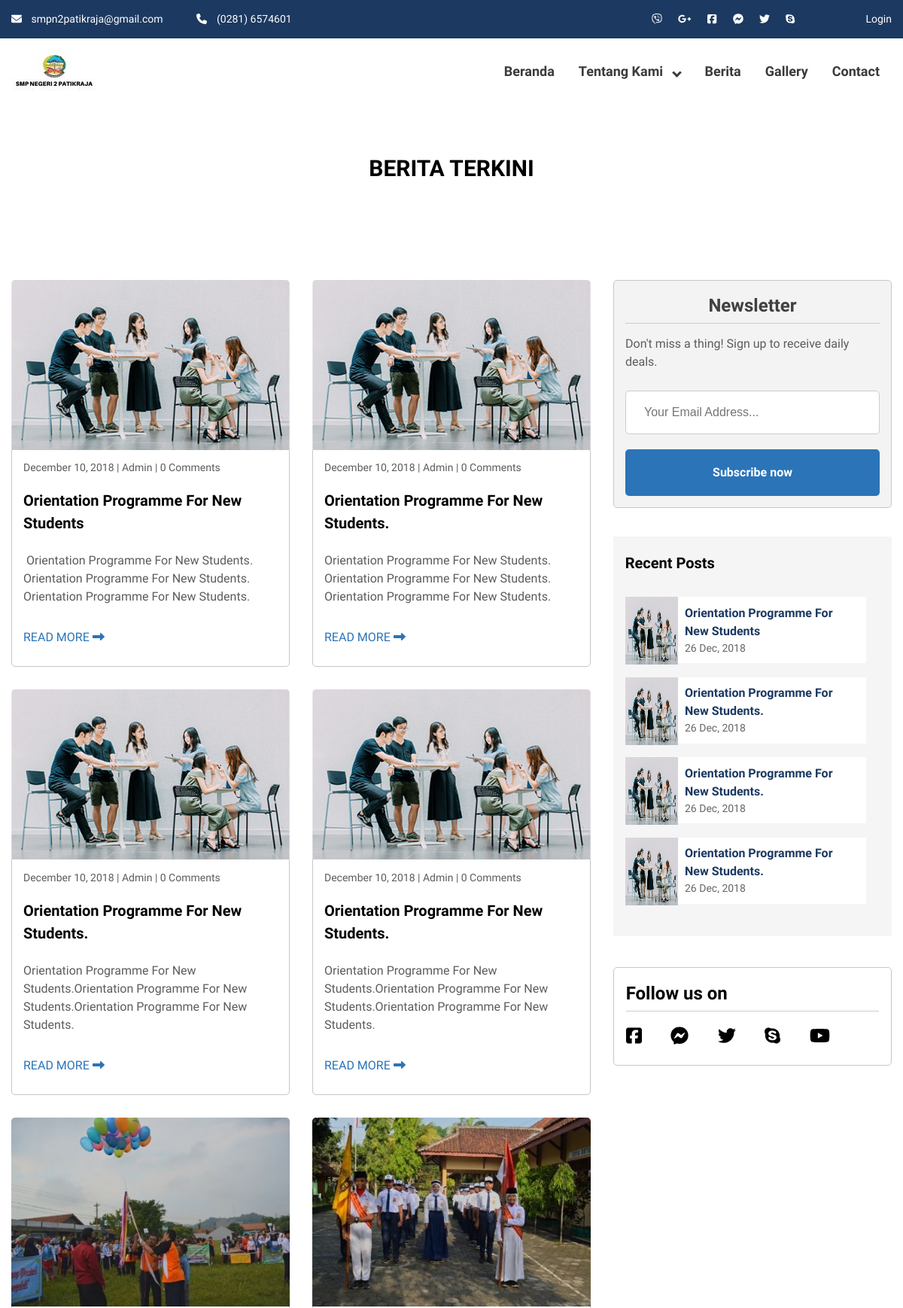
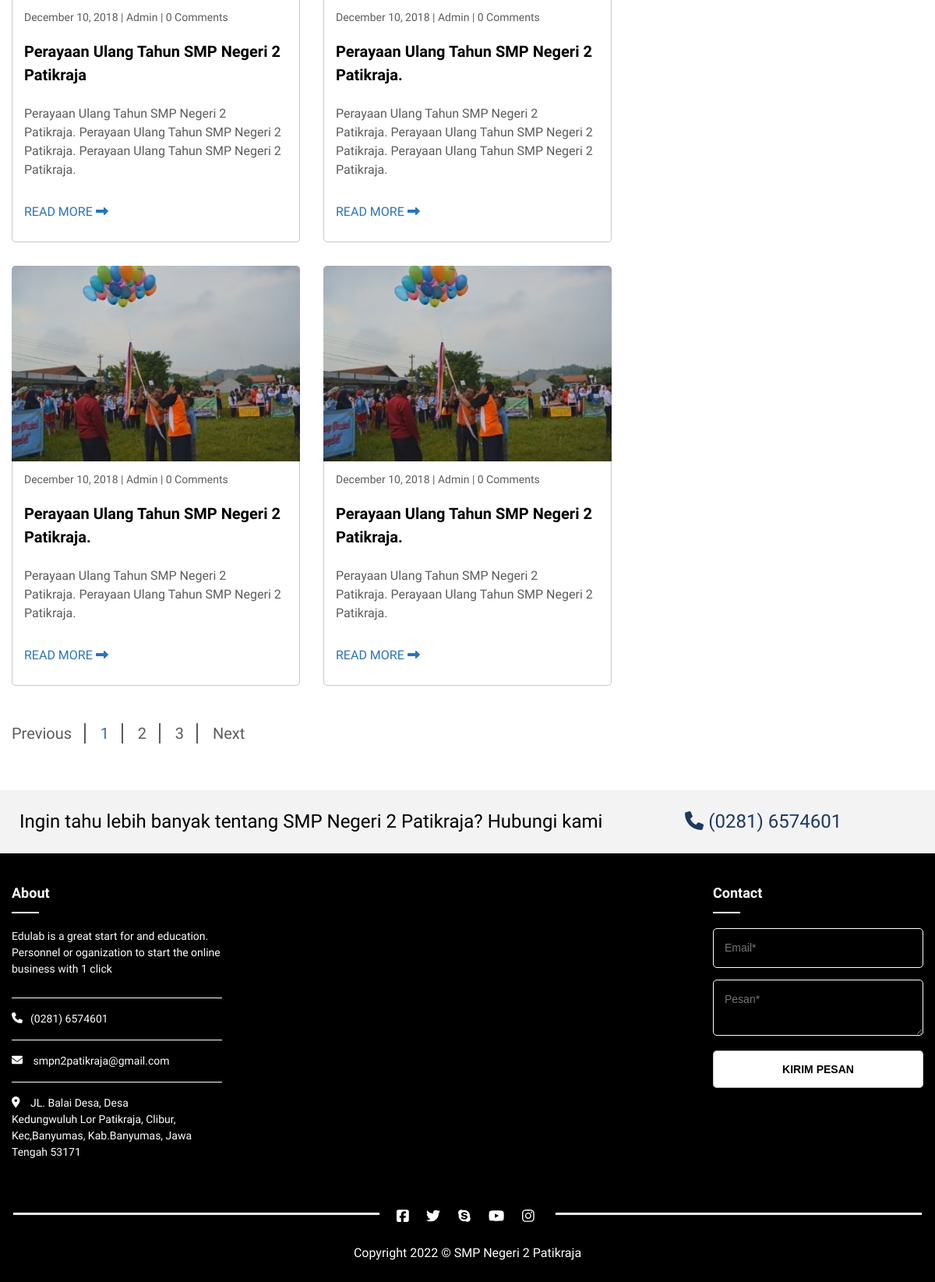
Screenshot of /blog.php with the database file from the repository (2 pictures, top to bottom).
### tables this page shows
CREATE TABLE `berita` (
  `id_berita` int(11) NOT NULL,
  `judul` varchar(100) DEFAULT NULL,
  `deskripsi` text DEFAULT NULL,
  `gambar` varchar(255) DEFAULT NULL,
  `kategori` varchar(100) DEFAULT NULL,
  `penulis` varchar(255) DEFAULT NULL
);

CREATE TABLE `contact` (
  `id_contact` int(11) NOT NULL,
  `deskripsi` text DEFAULT NULL,
  `nomor` varchar(255) NOT NULL,
  `email` varchar(255) NOT NULL,
  `gmaps` varchar(510) DEFAULT NULL
);

### functions/berita.php (called while the page is built, shortened)
<?php
	function get_berita(){
		$query = "SELECT * FROM berita";
		return result($query);
	}

### functions/general.php (called while the page is built, shortened)
<?php
function result($query) {
	global $link;
	if($result = mysqli_query($link, $query) or die('gagal menampilkan data')) {
		return $result;
	}
}

### functions/contact.php (called while the page is built, shortened)
<?php
	function get_contact(){
		$query = "SELECT * FROM contact";
		return result($query);
	}

### blog.php (the view)
<?php
require ('header.php');
$berita = get_berita();
$berita2 = get_berita();
$contact = get_contact();
while ($item = mysqli_fetch_array($contact)){
	$nomor = $item['nomor'];
}
?>
		<section class="page-heading">
			<div class="container">
				<h2>Berita Terkini</h2>
			</div>
		</section>
		<div class="page-content">
			<div class="container">
				<div class="grid-container" itemscope itemtype=" http://schema.org/Event">
				<?php while($item = mysqli_fetch_array($berita)) { ?>
					<div class="grid-box-wrap">
						<div class="grid-img" itemprop="image">
							<img src="view/upload/<?= $item['gambar'] ?>" alt="travel images">
						</div>
						<div class="grid-body">
							<h4 itemprop="date">December 10, 2018 | <?= $item['penulis'] ?> | 0 Comments</h4>
							<h1 itemprop="name"><?= $item['judul'] ?></h1>
							<p itemprop="description"><?= $item['deskripsi'] ?></p>
							<a href="blog-edu-single.php?id_berita=<?= $item['id_berita'] ?>">read more <i class="fas fa-long-arrow-alt-right"></i></a>
						</div>
					</div>
				<?php } ?>
				<nav class="navigation pagination">
					<div class="nav-links">
						<a href="#" class="page-numbers">Previous</a>
						<a href="#" class="page-numbers current">1</a>
						<a href="#" class="page-numbers">2</a>
						<a href="#" class="page-numbers">3</a>
						<a href="#" class="page-numbers">Next</a>
					</div>
				</nav>
				</div>
				<aside>
					<div class="news-letter">
						<h2>Newsletter</h2>
						<hr>
						<p>Don't miss a thing! Sign up to receive daily deals.</p>
						<input type="email" name="userEmail" placeholder="Your Email Address...">
						<a href="#">Subscribe now</a>
					</div>
					<div class="recent-post">
						<h2>recent posts</h2>
						<div class="post">
						<?php
						$i = 1;
						while($item= mysqli_fetch_array($berita2)){ ?>
							<div class="post-wrap">
								<div class="img-wrap">
									<img src="view/upload/<?= $item['gambar'] ?>" alt="Post Images">
								</div>
								<a href="blog-edu-single.php?id_berita=<?= $item['id_berita'] ?>"><div class="post-content">
									<h3><?= $item['judul'] ?></h3>
									<p>26 Dec, 2018</p>
								</div></a>
							</div>
						<?php
							$i += 1;
							if($i > 4){
								break;
							}
						} ?>
						</div>
					</div>
					<div class="follow-us">
						<h2>Follow us on</h2>
						<hr>
						<div class="socialmedia">
							<a href=""><i class="fab fa-facebook-square"></i></a>
							<a href=""><i class="fab fa-facebook-messenger"></i></a>
							<a href=""><i class="fab fa-twitter"></i></a>
							<a href=""><i class="fab fa-skype"></i></a>
							<a href=""><i class="fab fa-youtube"></i></a>
						</div>
					</div>
				</aside>
			</div>
		</div>
		<section class="query-section">
			<div class="container">
				<p>Ingin tahu lebih banyak tentang SMP Negeri 2 Patikraja?  Hubungi kami <a href="tel:<?= $nomor ?>"><i class="fas fa-phone"></i> <?= $nomor ?></a></p>
			</div>
		</section>
<?php
require "footer.php";
?>

### header.php (shortened to what this page needs)
<!DOCTYPE html>
<html>
<head>
	<link rel="stylesheet" type="text/css" href="view/css/all.css">
	<link rel="stylesheet" type="text/css" href="view/css/all.min.css">
	<link rel="stylesheet" type="text/css" href="view/css/lightbox.css">
	<link rel="stylesheet" type="text/css" href="view/css/flexslider.css">
	<link rel="stylesheet" type="text/css" href="view/css/owl.carousel.css">
	<link rel="stylesheet" type="text/css" href="view/css/owl.theme.default.css">
	<link rel="stylesheet" type="text/css" href="view/css/jquery.rateyo.css"/>
	<link rel="stylesheet" type="text/css" href="view/css/jquery.mmenu.all.css" />
	<link rel="stylesheet" type="text/css" href="view/css/meanmenu.min.css">
	<link rel="stylesheet" type="text/css" href="inner-page-style.css">
	<link rel="stylesheet" type="text/css" href="style.css">
</head>
<body>
	<div id="page" class="site" itemscope itemtype="http://schema.org/LocalBusiness">
		<header class="site-header">
			<div class="top-header">
				<div class="container">
					<div class="top-header-left">
						<div class="top-header-block">
							<a href="mailto:smpn2patikraja@gmail.com" itemprop="email"><i class="fas fa-envelope"></i> smpn2patikraja@gmail.com</a>
						</div>
						<div class="top-header-block">
							<a href="tel:+(0281) 6574601" itemprop="telephone"><i class="fas fa-phone"></i> (0281) 6574601</a>
						</div>
					</div>
					<div class="top-header-right">
						<div class="social-block">
							<ul class="social-list">
								<li><a href=""><i class="fab fa-viber"></i></a></li>
								<li><a href=""><i class="fab fa-google-plus-g"></i></a></li>
								<li><a href=""><i class="fab fa-facebook-square"></i></a></li>
								<li><a href=""><i class="fab fa-facebook-messenger"></i></a></li>
								<li><a href=""><i class="fab fa-twitter"></i></a></li>
								<li><a href=""><i class="fab fa-skype"></i></a></li>
							</ul>
						</div>
						<div class="login-block">
							<a href="admin/">Login</a>
						</div>
					</div>
				</div>
			</div>
			<div class="main-header">
				<div class="container">
					<div class="logo-wrap" itemprop="logo">
						<img src="view/images/site-logo.jpg" alt="Logo Image">
					</div>
					<div class="nav-wrap">
						<nav class="nav-desktop">
							<ul class="menu-list">
								<li><a href="index.php">Beranda</a></li>
								<li class="menu-parent">Tentang Kami
								</li>
								<li><a href="blog.php">Berita</a></li>
								<li><a href="gallery2.php">Gallery</a></li>
								<li><a href="contact.php">Contact</a></li>
							</ul>
						</nav>
					</div>
				</div>
			</div>
		</header>

### footer.php (shortened to what this page needs)
<?php
$kontak = get_contact();
while ($item = mysqli_fetch_array($kontak)){
	$nmr 	= $item['nomor'];
	$dskrpsi= $item['deskripsi'];
	$mail	= $item['email'];
}
?>
<footer class="page-footer" itemprop="footer" itemscope itemtype="http://schema.org/WPFooter">
			<div class="footer-first-section">
				<div class="container">
					<div class="box-wrap" itemprop="about">
						<header>
							<h1>about</h1>
						</header>
						<p>Edulab is a great start for and education. Personnel or oganization to start the online business with 1 click</p>
						<h4><a href="tel:+(0281) 6574601"><i class="fas fa-phone"></i><?= $nmr ?></a></h4>
						<h4><a href="mailto:smpn2patikraja@gmail.com"><i class="fas fa-envelope"></i> <?= $mail ?></a></h4>
						<h4><a href="contact.php"><i class="fas fa-map-marker-alt"></i><?= strip_tags($dskrpsi)  ?></a></h4>
					</div>
					<div class="box-wrap">
						<header>
							<h1>contact</h1>
						</header>
						<section class="quick-contact">
							<input type="email" name="email" placeholder="Email*">
							<textarea placeholder="Pesan*"></textarea>
							<button>Kirim Pesan</button>
						</section>
					</div>
				</div>
			</div>
			<div class="footer-second-section">
				<div class="container">
					<hr class="footer-line">
					<ul class="social-list">
						<li><a href=""><i class="fab fa-facebook-square"></i></a></li>
						<li><a href=""><i class="fab fa-twitter"></i></a></li>
						<li><a href=""><i class="fab fa-skype"></i></a></li>
						<li><a href=""><i class="fab fa-youtube"></i></a></li>
						<li><a href=""><i class="fab fa-instagram"></i></a></li>
					</ul>
					<hr class="footer-line">
				</div>
			</div>
			<div class="footer-last-section">
				<div class="container">
					<p>Copyright 2022 &copy; SMP Negeri 2 Patikraja</a></p>
				</div>
			</div>
		</footer>
	</div>
</body>
</html>

### rows the page displays
berita: gambar (picture), penulis "Admin", judul "Orientation Programme For New Students", deskripsi "Orientation Programme For New Students. Orientation Programme For New Students. Orientation Programme For New Students."
berita: gambar (picture), penulis "Admin", judul "Orientation Programme For New Students.", deskripsi "Orientation Programme For New Students. Orientation Programme For New Students. Orientation Programme For New Students."
berita: gambar (picture), penulis "Admin", judul "Orientation Programme For New Students.", deskripsi "Orientation Programme For New Students.Orientation Programme For New Students.Orientation Programme For New Students."
berita: gambar (picture), penulis "Admin", judul "Orientation Programme For New Students.", deskripsi "Orientation Programme For New Students.Orientation Programme For New Students.Orientation Programme For New Students."
berita: gambar (picture), penulis "Admin", judul "Perayaan Ulang Tahun SMP Negeri 2 Patikraja", deskripsi "Perayaan Ulang Tahun SMP Negeri 2 Patikraja. Perayaan Ulang Tahun SMP Negeri 2 Patikraja. Perayaan Ulang Tahun SMP Negeri 2 Patikraja."
berita: gambar (picture), penulis "Admin", judul "Perayaan Ulang Tahun SMP Negeri 2 Patikraja.", deskripsi "Perayaan Ulang Tahun SMP Negeri 2 Patikraja. Perayaan Ulang Tahun SMP Negeri 2 Patikraja. Perayaan Ulang Tahun SMP Negeri 2 Patikraja."
berita: gambar (picture), penulis "Admin", judul "Perayaan Ulang Tahun SMP Negeri 2 Patikraja.", deskripsi "Perayaan Ulang Tahun SMP Negeri 2 Patikraja. Perayaan Ulang Tahun SMP Negeri 2 Patikraja."
berita: gambar (picture), penulis "Admin", judul "Perayaan Ulang Tahun SMP Negeri 2 Patikraja.", deskripsi "Perayaan Ulang Tahun SMP Negeri 2 Patikraja. Perayaan Ulang Tahun SMP Negeri 2 Patikraja."
contact: nomor "(0281) 6574601", email "smpn2patikraja@gmail.com", deskripsi "JL. Balai Desa, Desa Kedungwuluh Lor Patikraja, Clibur, Kec,Banyumas, Kab.Banyumas, Jawa Tengah 53171"
